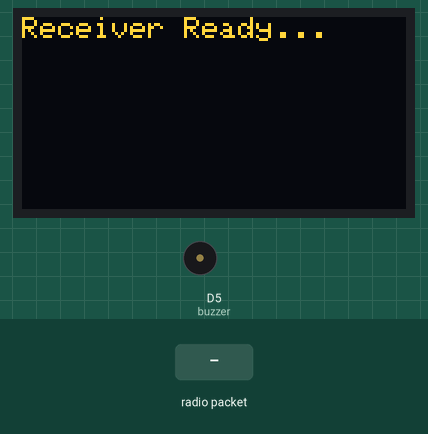
The sketch below on a simulated ESP8266 (NodeMCU). Parts: 128×64 one-colour display, buzzer (waves = sounding, pin HIGH). Inputs (shaded band) come from the test bench. The OLED is the two-colour kind (top 16 rows yellow); what the sketch prints to the serial monitor is not drawn.

Above: at 1.2 s.
1.3 s: radio packet "I NEED HELP" arrives
At 1.8 s:
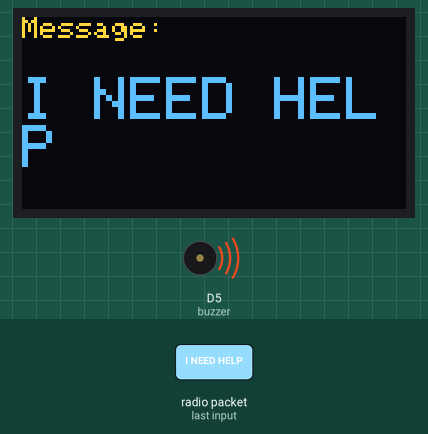
2.8 s: radio packet "1" arrives
At 4.1 s:
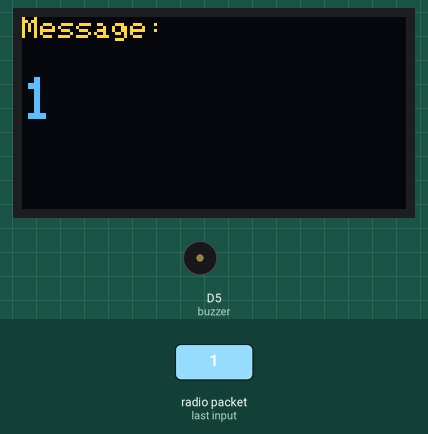
Timing chart, 0 to 5.8 s (numbered marks = the images above; inputs shaded):
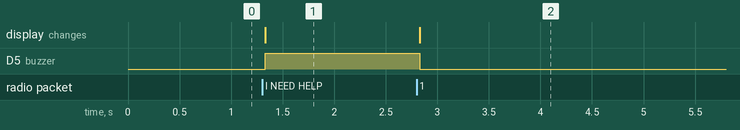

Measured:
- after the input at 1.3 s, D5 (buzzer): LOW → HIGH at once; the display: first differs from a run without the input at once (image 1)
- after the input at 2.8 s, D5 (buzzer): HIGH → LOW at once; the display: first differs from a run without the input at once (image 2)

The sketch:

receiver_oled.ino
```cpp
#include <ESP8266WiFi.h>
#include <espnow.h>
#include <Wire.h>
#include <Adafruit_GFX.h>
#include <Adafruit_SSD1306.h>

#define SCREEN_WIDTH 128
#define SCREEN_HEIGHT 64
Adafruit_SSD1306 display(SCREEN_WIDTH, SCREEN_HEIGHT, &Wire, -1);

const int buzzer = D5;

String lastMessage = "";   // store received message
bool newMessage = false;   // flag for new data

// Callback: store message only
void onDataRecv(uint8_t *mac, uint8_t *data, uint8_t len) {
  lastMessage = "";
  for (int i = 0; i < len; i++) lastMessage += (char)data[i];
  lastMessage.trim();
  newMessage = true;  // set flag
}

void setup() {
  Serial.begin(115200);

  // Init OLED
  Wire.begin(D2, D1);  // SDA = D2, SCL = D1
  if (!display.begin(SSD1306_SWITCHCAPVCC, 0x3C)) {
    Serial.println(F("SSD1306 allocation failed"));
    for (;;);
  }
  display.clearDisplay();
  display.setTextSize(1);
  display.setTextColor(SSD1306_WHITE);
  display.setCursor(0, 0);
  display.println("Receiver Ready...");
  display.display();

  // Init buzzer
  pinMode(buzzer, OUTPUT);
  digitalWrite(buzzer, LOW);

  // Init ESP-NOW
  WiFi.mode(WIFI_STA);
  if (esp_now_init() != 0) {
    Serial.println("ESP-NOW init failed");
    return;
  }
  esp_now_set_self_role(ESP_NOW_ROLE_SLAVE);
  esp_now_register_recv_cb(onDataRecv);

  Serial.println("ESP8266 Receiver Ready");
}

void loop() {
  if (newMessage) {
    Serial.println("Recv: " + lastMessage);

    // Show on OLED
    display.clearDisplay();
    display.setTextSize(1);
    display.setCursor(0, 0);
    display.println("Message:");
    display.setTextSize(2);
    display.setCursor(0, 20);
    display.println(lastMessage);
    display.display();

    // Control buzzer
    digitalWrite(buzzer, (lastMessage == "I NEED HELP") ? HIGH : LOW);

    newMessage = false; // reset flag
  }
}
```
